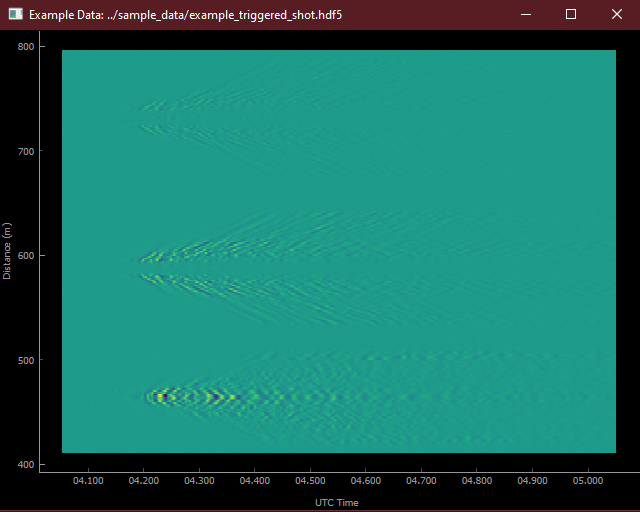

Write the Python code that produced this figure.
"""
Example script using PYQTGRAPH to replay data from a Terra15 Treble .hdf5 data file.
"""

### Set playback parameters ###############################################################
t_offset = 0
t_window = 1
data_step_rate = 0.05
update_rate = 0.05
##########################################################################################


import numpy as np
import h5py
import pyqtgraph as pg
from pyqtgraph.Qt import QtCore

def convert_velocity_to_strainrate(data, dx, gauge_length, remove_mean=False):
    """Convert velocity data to strainrate by performing gauge calculation."""
    if remove_mean is True:
        # subtracts out mean velocity (DC offset in strainrate)
        data = data - np.mean(data, axis=0)

    gauge_samples = int(round(gauge_length / dx))
    gauge_length = gauge_samples * dx
    data = data[:, gauge_samples:] - data[:, :-gauge_samples]
    return data / gauge_length


def correct_gauge_length_offset(x, gauge_length):
    """Compensate for distance shift of data caused by gauge_length calculation."""
    # crops end of x_vector by gauge length
    dx = x[1] - x[0]
    gauge_samples = int(round(gauge_length / dx))
    gauge_length = gauge_samples * dx
    x_correct = x[:-gauge_samples]

    # compensates for GL/2 signal offset
    x_correct = x_correct + gauge_length / 2
    return x_correct

file_path = "../sample_data/example_triggered_shot.hdf5"

app = pg.mkQApp("Plotting Example")

date_axis = pg.DateAxisItem(orientation="bottom", utcOffset=0)
win = pg.PlotWidget(axisItems={"bottom":date_axis})
pg.setConfigOptions(antialias=True)
i1 = pg.ImageItem()
win.addItem(i1)
win.show()
win.setWindowTitle(f"Example Data: {file_path}")
win.setLabel("bottom", text="UTC Time")
win.setLabel("left", text="Distance", units="m")


inc = 0
def update_data():
    global i1, inc
    with h5py.File(file_path, "r") as f:
        data_group = f["data_product"]
        md = dict(f.attrs)
        dt = md["dt_computer"]
        # print(md)
        t1 = int(t_offset/dt) + int((inc * data_step_rate) / dt)
        t2 = t1 + int(t_window / dt)

        # loads data
        data = f["data_product"]["data"][t1:t2]
        t = data_group["posix_time"][t1:t2]
        x = np.arange(md["nx"]) * md["dx"] + md["sensing_range_start"]

        data = convert_velocity_to_strainrate(
            data, md["dx"], md["gauge_length"], remove_mean=True
        )
        x = correct_gauge_length_offset(x, md["gauge_length"])

    i1.setImage(data, autoLevels=inc==0)
    i1.setColorMap("viridis")

    i1.setRect([t[0], x[0], t[-1] - t[0], x[-1] - x[0]])

    # steps window forward by update interval
    if t2 > md["nt"]:
        inc = 0
    else:
        inc+=1


timer = QtCore.QTimer()
timer.timeout.connect(update_data)
timer.start(update_rate)

if __name__ == "__main__":
    pg.exec()
